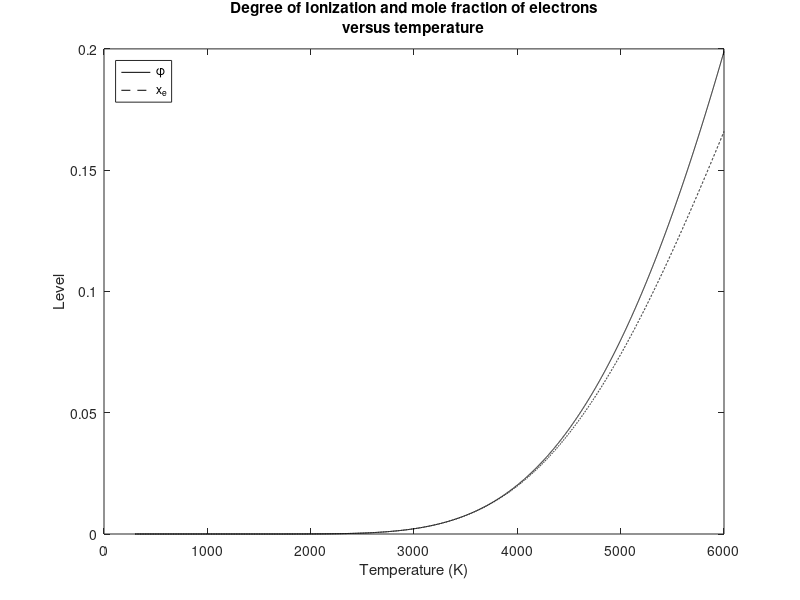

Write the MATLAB code that produced this figure.
%Solution for ME 804 HW#2, Problem 3.  Written by Michael Crawley

clear;clc;

I = 3.89*1.602e-19; %ionization energy of cesium, in J
k = 1.380e-23; %boltman constant, in J/K
h = 6.626e-34; %planck constant, in J*s
R = 8.314; %gas constant, in J/mol/K
P = 0.01*101325; %pressure, in Pa
me = 9.109e-31; %electron mass, in kg
mcs = 132.9*1.661e-27; %cesium atom mass, in kg
M = 132.9; %cesium molar mass

%degeneracies
gcs = 2;
gcsp = 1;
ge = 2;

%define temperature range
T = 300:1:6000;

rho = P*M/R./T;
RHS = (mcs*gcsp*ge/gcs)*(1./rho).*((2*pi*me*k*T/h/h).^(3/2)).*exp(-I/k./T);
phi = 0.5*(-RHS+sqrt(RHS.^2+4*RHS)); %calculate ionization fraction
xe = phi./(1+phi);

plot(T,phi,'k',T,xe,'--k');legend('\phi','x_e','Location','NorthWest'); xlabel('Temperature (K)'); ylabel('Level');title({'Degree of Ionization and mole fraction of electrons','versus temperature'});
saveas(gcf,'P2','fig');close all;